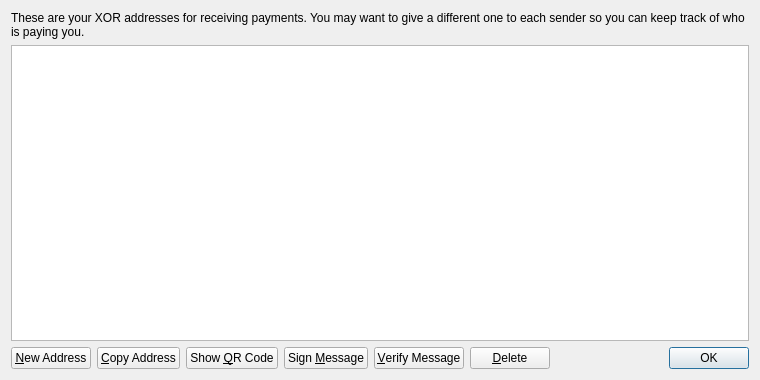
<?xml version="1.0" encoding="UTF-8"?>
<ui version="4.0">
 <class>AddressBookPage</class>
 <widget class="QWidget" name="AddressBookPage">
  <property name="geometry">
   <rect>
    <x>0</x>
    <y>0</y>
    <width>760</width>
    <height>380</height>
   </rect>
  </property>
  <property name="windowTitle">
   <string>Address Book</string>
  </property>
  <layout class="QVBoxLayout" name="verticalLayout">
   <item>
    <widget class="QLabel" name="labelExplanation">
     <property name="text">
      <string>These are your XOR addresses for receiving payments. You may want to give a different one to each sender so you can keep track of who is paying you.</string>
     </property>
     <property name="textFormat">
      <enum>Qt::PlainText</enum>
     </property>
     <property name="wordWrap">
      <bool>true</bool>
     </property>
    </widget>
   </item>
   <item>
    <widget class="QTableView" name="tableView">
     <property name="contextMenuPolicy">
      <enum>Qt::CustomContextMenu</enum>
     </property>
     <property name="toolTip">
      <string>Double-click to edit address or label</string>
     </property>
     <property name="tabKeyNavigation">
      <bool>false</bool>
     </property>
     <property name="alternatingRowColors">
      <bool>true</bool>
     </property>
     <property name="selectionMode">
      <enum>QAbstractItemView::SingleSelection</enum>
     </property>
     <property name="selectionBehavior">
      <enum>QAbstractItemView::SelectRows</enum>
     </property>
     <property name="sortingEnabled">
      <bool>true</bool>
     </property>
     <attribute name="verticalHeaderVisible">
      <bool>false</bool>
     </attribute>
    </widget>
   </item>
   <item>
    <layout class="QHBoxLayout" name="horizontalLayout">
     <item>
      <widget class="QPushButton" name="newAddressButton">
       <property name="toolTip">
        <string>Create a new address</string>
       </property>
       <property name="text">
        <string>&amp;New Address</string>
       </property>
       <property name="icon">
        <iconset resource="../bitcoin.qrc">
         <normaloff>:/icons/add</normaloff>:/icons/add</iconset>
       </property>
      </widget>
     </item>
     <item>
      <widget class="QPushButton" name="copyToClipboard">
       <property name="toolTip">
        <string>Copy the currently selected address to the system clipboard</string>
       </property>
       <property name="text">
        <string>&amp;Copy Address</string>
       </property>
       <property name="icon">
        <iconset resource="../bitcoin.qrc">
         <normaloff>:/icons/editcopy</normaloff>:/icons/editcopy</iconset>
       </property>
      </widget>
     </item>
     <item>
      <widget class="QPushButton" name="showQRCode">
       <property name="text">
        <string>Show &amp;QR Code</string>
       </property>
       <property name="icon">
        <iconset resource="../bitcoin.qrc">
         <normaloff>:/icons/qrcode</normaloff>:/icons/qrcode</iconset>
       </property>
      </widget>
     </item>
     <item>
      <widget class="QPushButton" name="signMessage">
       <property name="toolTip">
        <string>Sign a message to prove you own a XOR address</string>
       </property>
       <property name="text">
        <string>Sign &amp;Message</string>
       </property>
       <property name="icon">
        <iconset resource="../bitcoin.qrc">
         <normaloff>:/icons/edit</normaloff>:/icons/edit</iconset>
       </property>
      </widget>
     </item>
     <item>
      <widget class="QPushButton" name="verifyMessage">
       <property name="toolTip">
        <string>Verify a message to ensure it was signed with a specified XOR address</string>
       </property>
       <property name="text">
        <string>&amp;Verify Message</string>
       </property>
       <property name="icon">
        <iconset resource="../bitcoin.qrc">
         <normaloff>:/icons/transaction_0</normaloff>:/icons/transaction_0</iconset>
       </property>
      </widget>
     </item>
     <item>
      <widget class="QPushButton" name="deleteButton">
       <property name="toolTip">
        <string>Delete the currently selected address from the list</string>
       </property>
       <property name="text">
        <string>&amp;Delete</string>
       </property>
       <property name="icon">
        <iconset resource="../bitcoin.qrc">
         <normaloff>:/icons/remove</normaloff>:/icons/remove</iconset>
       </property>
      </widget>
     </item>
     <item>
      <spacer name="horizontalSpacer">
       <property name="orientation">
        <enum>Qt::Horizontal</enum>
       </property>
       <property name="sizeHint" stdset="0">
        <size>
         <width>40</width>
         <height>20</height>
        </size>
       </property>
      </spacer>
     </item>
     <item>
      <widget class="QDialogButtonBox" name="buttonBox">
       <property name="sizePolicy">
        <sizepolicy hsizetype="Maximum" vsizetype="Fixed">
         <horstretch>0</horstretch>
         <verstretch>0</verstretch>
        </sizepolicy>
       </property>
       <property name="standardButtons">
        <set>QDialogButtonBox::Ok</set>
       </property>
      </widget>
     </item>
    </layout>
   </item>
  </layout>
 </widget>
 <resources>
  <include location="../bitcoin.qrc"/>
 </resources>
 <connections/>
</ui>
